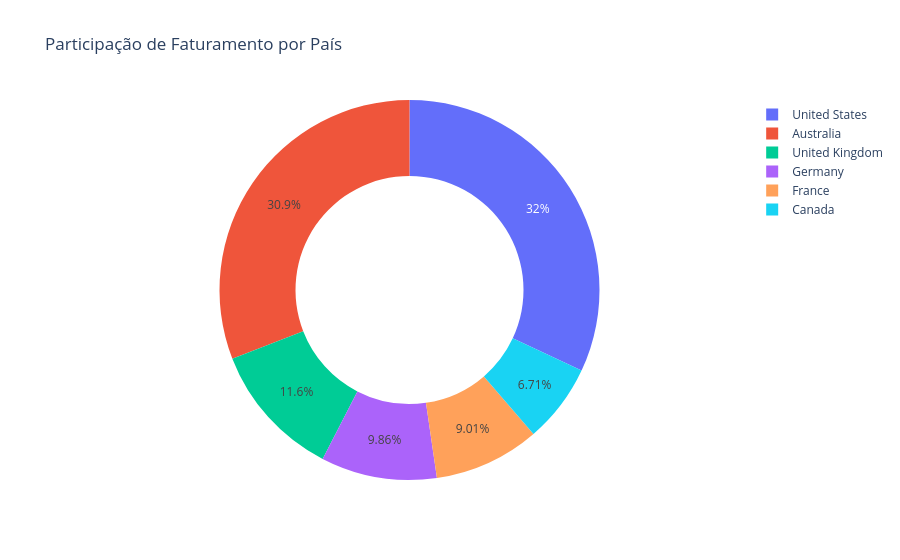

The notebook cell this image was saved under:
### Markdown cell above
### Participação de Faturamento por País

### Code cell
fig = px.pie(
    df_pais,
    names = 'Country',
    values = 'Faturamento',
    title = 'Participação de Faturamento por País',
    hole = 0.6
)

fig.show()

### Figure 1 — Plotly figure (JSON) as saved in the notebook; plotly's stock layout.template omitted (floating-point values rounded to 4 significant figures)
{"data": [{"domain": {"x": [0, 1], "y": [0, 1]}, "hole": 0.6, "hovertemplate": "Country=%{label}<br>Faturamento=%{value}<extra></extra>", "labels": ["United States", "Australia", "United Kingdom", "Germany", "France", "Canada"], "legendgroup": "", "name": "", "showlegend": true, "type": "pie", "values": [9370000.0, 9052000.0, 3387000.0, 2891000.0, 2641000.0, 1967000.0]}], "layout": {"legend": {"tracegroupgap": 0}, "title": {"text": "Participação de Faturamento por País"}}}
